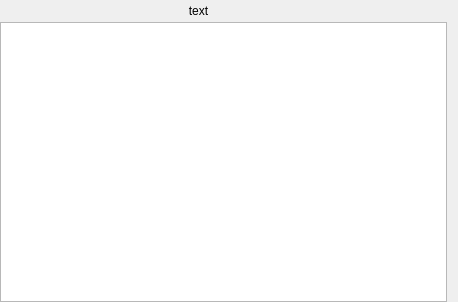
<?xml version="1.0" encoding="UTF-8"?>
<ui version="4.0">
 <class>MyTableWidget</class>
 <widget class="QWidget" name="MyTableWidget">
  <property name="geometry">
   <rect>
    <x>0</x>
    <y>0</y>
    <width>458</width>
    <height>302</height>
   </rect>
  </property>
  <property name="windowTitle">
   <string>Form</string>
  </property>
  <layout class="QHBoxLayout" name="horizontalLayout">
   <property name="spacing">
    <number>0</number>
   </property>
   <property name="leftMargin">
    <number>0</number>
   </property>
   <property name="topMargin">
    <number>0</number>
   </property>
   <property name="bottomMargin">
    <number>0</number>
   </property>
   <item>
    <layout class="QVBoxLayout" name="vLayout">
     <property name="spacing">
      <number>0</number>
     </property>
     <item>
      <layout class="QHBoxLayout" name="hLayout">
       <property name="spacing">
        <number>0</number>
       </property>
       <item>
        <widget class="QLabel" name="label">
         <property name="enabled">
          <bool>true</bool>
         </property>
         <property name="autoFillBackground">
          <bool>false</bool>
         </property>
         <property name="text">
          <string>text</string>
         </property>
         <property name="scaledContents">
          <bool>true</bool>
         </property>
         <property name="alignment">
          <set>Qt::AlignCenter</set>
         </property>
        </widget>
       </item>
       <item>
        <widget class="QPushButton" name="pushButton">
         <property name="maximumSize">
          <size>
           <width>50</width>
           <height>16777215</height>
          </size>
         </property>
         <property name="autoFillBackground">
          <bool>true</bool>
         </property>
         <property name="text">
          <string/>
         </property>
         <property name="icon">
          <iconset resource="resources.qrc">
           <normaloff>:/resources/Plus.png</normaloff>:/resources/Plus.png</iconset>
         </property>
         <property name="checkable">
          <bool>false</bool>
         </property>
         <property name="autoDefault">
          <bool>false</bool>
         </property>
         <property name="default">
          <bool>false</bool>
         </property>
         <property name="flat">
          <bool>true</bool>
         </property>
        </widget>
       </item>
      </layout>
     </item>
     <item>
      <widget class="QTableView" name="tableView">
       <property name="enabled">
        <bool>true</bool>
       </property>
       <property name="styleSheet">
        <string notr="true"/>
       </property>
      </widget>
     </item>
    </layout>
   </item>
  </layout>
 </widget>
 <resources>
  <include location="resources.qrc"/>
 </resources>
 <connections/>
</ui>
